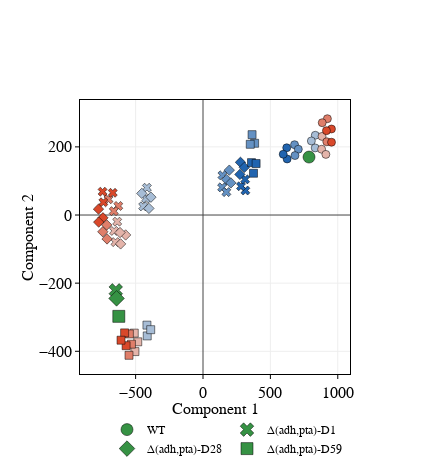
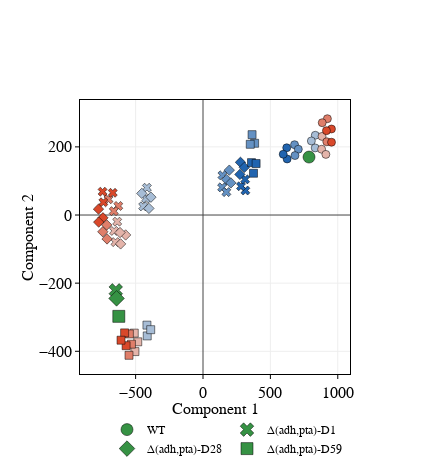

The notebook cell these images were saved under, in order:
### Code cell
features = [ 'acetate', 
             'formate',
             'lactate',
             'pyruvate',
             'succinate','glucose',
            'biomass_yield',
            'growth_rate']
tsne_plot(features, 10, 300)

### Figure 1 — Plotly figure (JSON) as saved in the notebook; plotly's stock layout.template omitted (floating-point values rounded to 4 significant figures)
{"data": [{"marker": {"color": "rgb(54, 146, 68)", "line": {"color": "black", "width": 0.5}, "size": 12, "symbol": "circle"}, "mode": "markers", "name": "WT", "type": "scatter", "x": [786.7], "y": [170.1]}, {"marker": {"color": "rgb(33.0, 100.0, 175.0)", "line": {"color": "black", "width": 0.5}, "size": 8, "symbol": "circle"}, "mode": "markers", "showlegend": false, "type": "scatter", "x": [624.2, 621.2, 595.2], "y": [164.5, 197.4, 178.4]}, {"marker": {"color": "rgb(100.0, 144.66666666666666, 194.66666666666666)", "line": {"color": "black", "width": 0.5}, "size": 8, "symbol": "circle"}, "mode": "markers", "showlegend": false, "type": "scatter", "x": [679.3, 707.2, 682.4], "y": [206.4, 193.1, 174.5]}, {"marker": {"color": "rgb(167.0, 189.33333333333331, 214.33333333333334)", "line": {"color": "black", "width": 0.5}, "size": 8, "symbol": "circle"}, "mode": "markers", "showlegend": false, "type": "scatter", "x": [833.0, 832.4, 803.9], "y": [234.1, 196.9, 217.4]}, {"marker": {"color": "rgb(228.33333333333334, 180.0, 170.0)", "line": {"color": "black", "width": 0.5}, "size": 8, "symbol": "circle"}, "mode": "markers", "showlegend": false, "type": "scatter", "x": [880.0, 911.8, 883.1], "y": [193.1, 178.0, 230.7]}, {"marker": {"color": "rgb(222.66666666666666, 126.0, 106.0)", "line": {"color": "black", "width": 0.5}, "size": 8, "symbol": "circle"}, "mode": "markers", "showlegend": false, "type": "scatter", "x": [922.9, 884.5, 918.3], "y": [282.7, 271.0, 215.1]}, {"marker": {"color": "rgb(217.0, 72.0, 42.0)", "line": {"color": "black", "width": 0.5}, "size": 8, "symbol": "circle"}, "mode": "markers", "showlegend": false, "type": "scatter", "x": [953.4, 953.1, 916.0], "y": [213.7, 252.5, 247.6]}, {"marker": {"color": "rgb(54, 146, 68)", "line": {"color": "black", "width": 0.5}, "size": 12, "symbol": "x"}, "mode": "markers", "name": "Δ(adh,pta)-D1", "type": "scatter", "x": [-647.3], "y": [-221.1]}, {"marker": {"color": "rgb(33.0, 100.0, 175.0)", "line": {"color": "black", "width": 0.5}, "size": 8, "symbol": "x"}, "mode": "markers", "showlegend": false, "type": "scatter", "x": [314.4, 281.8, 312.4], "y": [71.92, 84.46, 104.6]}, {"marker": {"color": "rgb(100.0, 144.66666666666666, 194.66666666666666)", "line": {"color": "black", "width": 0.5}, "size": 8, "symbol": "x"}, "mode": "markers", "showlegend": false, "type": "scatter", "x": [143.9, 141.8, 173.4], "y": [116.6, 81.14, 67.26]}, {"marker": {"color": "rgb(167.0, 189.33333333333331, 214.33333333333334)", "line": {"color": "black", "width": 0.5}, "size": 8, "symbol": "x"}, "mode": "markers", "showlegend": false, "type": "scatter", "x": [-422.2, -444.0, -416.3], "y": [48.57, 25.32, 80.06]}, {"marker": {"color": "rgb(228.33333333333334, 180.0, 170.0)", "line": {"color": "black", "width": 0.5}, "size": 8, "symbol": "x"}, "mode": "markers", "showlegend": false, "type": "scatter", "x": [-659.7, -649.5, -636.4], "y": [-46.72, -79.51, -19.52]}, {"marker": {"color": "rgb(222.66666666666666, 126.0, 106.0)", "line": {"color": "black", "width": 0.5}, "size": 8, "symbol": "x"}, "mode": "markers", "showlegend": false, "type": "scatter", "x": [-628.4, -662.1, -701.0], "y": [26.63, 11.39, 46.15]}, {"marker": {"color": "rgb(217.0, 72.0, 42.0)", "line": {"color": "black", "width": 0.5}, "size": 8, "symbol": "x"}, "mode": "markers", "showlegend": false, "type": "scatter", "x": [-669.4, -739.6, -745.1], "y": [65.19, 37.47, 68.5]}, {"marker": {"color": "rgb(54, 146, 68)", "line": {"color": "black", "width": 0.5}, "size": 12, "symbol": "diamond"}, "mode": "markers", "name": "Δ(adh,pta)-D28", "type": "scatter", "x": [-641.2], "y": [-244.7]}, {"marker": {"color": "rgb(33.0, 100.0, 175.0)", "line": {"color": "black", "width": 0.5}, "size": 8, "symbol": "diamond"}, "mode": "markers", "showlegend": false, "type": "scatter", "x": [273.7, 277.9, 306.6], "y": [119.2, 154.7, 139.8]}, {"marker": {"color": "rgb(100.0, 144.66666666666666, 194.66666666666666)", "line": {"color": "black", "width": 0.5}, "size": 8, "symbol": "diamond"}, "mode": "markers", "showlegend": false, "type": "scatter", "x": [195.2, 175.2, 206.9], "y": [131.7, 104.0, 94.26]}, {"marker": {"color": "rgb(167.0, 189.33333333333331, 214.33333333333334)", "line": {"color": "black", "width": 0.5}, "size": 8, "symbol": "diamond"}, "mode": "markers", "showlegend": false, "type": "scatter", "x": [-386.4, -401.3, -453.9], "y": [52.36, 19.44, 63.5]}, {"marker": {"color": "rgb(228.33333333333334, 180.0, 170.0)", "line": {"color": "black", "width": 0.5}, "size": 8, "symbol": "diamond"}, "mode": "markers", "showlegend": false, "type": "scatter", "x": [-574.0, -615.6, -611.2], "y": [-58.52, -51.47, -84.78]}, {"marker": {"color": "rgb(222.66666666666666, 126.0, 106.0)", "line": {"color": "black", "width": 0.5}, "size": 8, "symbol": "diamond"}, "mode": "markers", "showlegend": false, "type": "scatter", "x": [-711.9, -743.2, -714.4], "y": [-70.25, -49.17, -29.1]}, {"marker": {"color": "rgb(217.0, 72.0, 42.0)", "line": {"color": "black", "width": 0.5}, "size": 8, "symbol": "diamond"}, "mode": "markers", "showlegend": false, "type": "scatter", "x": [-775.3, -742.4, -773.9], "y": [17.26, -8.225, -20.84]}, {"marker": {"color": "rgb(54, 146, 68)", "line": {"color": "black", "width": 0.5}, "size": 12, "symbol": "square"}, "mode": "markers", "name": "Δ(adh,pta)-D59", "type": "scatter", "x": [-624.7], "y": [-297.4]}, {"marker": {"color": "rgb(33.0, 100.0, 175.0)", "line": {"color": "black", "width": 0.5}, "size": 8, "symbol": "square"}, "mode": "markers", "showlegend": false, "type": "scatter", "x": [359.7, 394.1, 374.8], "y": [153.8, 151.1, 122.6]}, {"marker": {"color": "rgb(100.0, 144.66666666666666, 194.66666666666666)", "line": {"color": "black", "width": 0.5}, "size": 8, "symbol": "square"}, "mode": "markers", "showlegend": false, "type": "scatter", "x": [382.9, 350.6, 364.1], "y": [210.6, 207.6, 235.9]}, {"marker": {"color": "rgb(167.0, 189.33333333333331, 214.33333333333334)", "line": {"color": "black", "width": 0.5}, "size": 8, "symbol": "square"}, "mode": "markers", "showlegend": false, "type": "scatter", "x": [-413.8, -415.8, -387.9], "y": [-354.9, -323.2, -336.6]}, {"marker": {"color": "rgb(228.33333333333334, 180.0, 170.0)", "line": {"color": "black", "width": 0.5}, "size": 8, "symbol": "square"}, "mode": "markers", "showlegend": false, "type": "scatter", "x": [-505.0, -484.0, -510.0], "y": [-400.9, -372.2, -346.7]}, {"marker": {"color": "rgb(222.66666666666666, 126.0, 106.0)", "line": {"color": "black", "width": 0.5}, "size": 8, "symbol": "square"}, "mode": "markers", "showlegend": false, "type": "scatter", "x": [-531.0, -549.0, -546.3], "y": [-379.1, -411.8, -349.1]}, {"marker": {"color": "rgb(217.0, 72.0, 42.0)", "line": {"color": "black", "width": 0.5}, "size": 8, "symbol": "square"}, "mode": "markers", "showlegend": false, "type": "scatter", "x": [-570.4, -581.5, -608.2], "y": [-383.6, -346.0, -367.5]}], "layout": {"height": 475, "legend": {"font": {"color": "black", "family": "Myriad Pro", "size": 12}, "orientation": "h", "x": 0.1, "y": -0.15}, "width": 430, "xaxis": {"linecolor": "black", "linewidth": 1, "mirror": true, "nticks": 8, "showgrid": true, "showline": true, "side": "bottom", "tickangle": 0, "tickcolor": "black", "tickfont": {"color": "black", "family": "Myriad Pro", "size": 16}, "ticklen": 4, "ticks": "outside", "title": {"font": {"color": "black", "family": "Myriad Pro", "size": 16}, "standoff": 0.5, "text": "Component 1"}, "zeroline": true}, "yaxis": {"anchor": "x", "linecolor": "black", "linewidth": 1, "mirror": true, "showgrid": true, "showline": true, "side": "left", "tickangle": 0, "tickcolor": "black", "tickfont": {"color": "black", "family": "Myriad Pro", "size": 16}, "ticklen": 4, "ticks": "outside", "title": {"font": {"color": "black", "family": "Myriad Pro", "size": 16}, "text": "Component 2"}, "zeroline": true}}}

### Figure 2 — Plotly figure (JSON) as saved in the notebook; plotly's stock layout.template omitted (floating-point values rounded to 4 significant figures)
{"data": [{"marker": {"color": "rgb(54, 146, 68)", "line": {"color": "black", "width": 0.5}, "size": 12, "symbol": "circle"}, "mode": "markers", "name": "WT", "type": "scatter", "x": [786.7], "y": [170.1]}, {"marker": {"color": "rgb(33.0, 100.0, 175.0)", "line": {"color": "black", "width": 0.5}, "size": 8, "symbol": "circle"}, "mode": "markers", "showlegend": false, "type": "scatter", "x": [624.2, 621.2, 595.2], "y": [164.5, 197.4, 178.4]}, {"marker": {"color": "rgb(100.0, 144.66666666666666, 194.66666666666666)", "line": {"color": "black", "width": 0.5}, "size": 8, "symbol": "circle"}, "mode": "markers", "showlegend": false, "type": "scatter", "x": [679.3, 707.2, 682.4], "y": [206.4, 193.1, 174.5]}, {"marker": {"color": "rgb(167.0, 189.33333333333331, 214.33333333333334)", "line": {"color": "black", "width": 0.5}, "size": 8, "symbol": "circle"}, "mode": "markers", "showlegend": false, "type": "scatter", "x": [833.0, 832.4, 803.9], "y": [234.1, 196.9, 217.4]}, {"marker": {"color": "rgb(228.33333333333334, 180.0, 170.0)", "line": {"color": "black", "width": 0.5}, "size": 8, "symbol": "circle"}, "mode": "markers", "showlegend": false, "type": "scatter", "x": [880.0, 911.8, 883.1], "y": [193.1, 178.0, 230.7]}, {"marker": {"color": "rgb(222.66666666666666, 126.0, 106.0)", "line": {"color": "black", "width": 0.5}, "size": 8, "symbol": "circle"}, "mode": "markers", "showlegend": false, "type": "scatter", "x": [922.9, 884.5, 918.3], "y": [282.7, 271.0, 215.1]}, {"marker": {"color": "rgb(217.0, 72.0, 42.0)", "line": {"color": "black", "width": 0.5}, "size": 8, "symbol": "circle"}, "mode": "markers", "showlegend": false, "type": "scatter", "x": [953.4, 953.1, 916.0], "y": [213.7, 252.5, 247.6]}, {"marker": {"color": "rgb(54, 146, 68)", "line": {"color": "black", "width": 0.5}, "size": 12, "symbol": "x"}, "mode": "markers", "name": "Δ(adh,pta)-D1", "type": "scatter", "x": [-647.3], "y": [-221.1]}, {"marker": {"color": "rgb(33.0, 100.0, 175.0)", "line": {"color": "black", "width": 0.5}, "size": 8, "symbol": "x"}, "mode": "markers", "showlegend": false, "type": "scatter", "x": [314.4, 281.8, 312.4], "y": [71.92, 84.46, 104.6]}, {"marker": {"color": "rgb(100.0, 144.66666666666666, 194.66666666666666)", "line": {"color": "black", "width": 0.5}, "size": 8, "symbol": "x"}, "mode": "markers", "showlegend": false, "type": "scatter", "x": [143.9, 141.8, 173.4], "y": [116.6, 81.14, 67.26]}, {"marker": {"color": "rgb(167.0, 189.33333333333331, 214.33333333333334)", "line": {"color": "black", "width": 0.5}, "size": 8, "symbol": "x"}, "mode": "markers", "showlegend": false, "type": "scatter", "x": [-422.2, -444.0, -416.3], "y": [48.57, 25.32, 80.06]}, {"marker": {"color": "rgb(228.33333333333334, 180.0, 170.0)", "line": {"color": "black", "width": 0.5}, "size": 8, "symbol": "x"}, "mode": "markers", "showlegend": false, "type": "scatter", "x": [-659.7, -649.5, -636.4], "y": [-46.72, -79.51, -19.52]}, {"marker": {"color": "rgb(222.66666666666666, 126.0, 106.0)", "line": {"color": "black", "width": 0.5}, "size": 8, "symbol": "x"}, "mode": "markers", "showlegend": false, "type": "scatter", "x": [-628.4, -662.1, -701.0], "y": [26.63, 11.39, 46.15]}, {"marker": {"color": "rgb(217.0, 72.0, 42.0)", "line": {"color": "black", "width": 0.5}, "size": 8, "symbol": "x"}, "mode": "markers", "showlegend": false, "type": "scatter", "x": [-669.4, -739.6, -745.1], "y": [65.19, 37.47, 68.5]}, {"marker": {"color": "rgb(54, 146, 68)", "line": {"color": "black", "width": 0.5}, "size": 12, "symbol": "diamond"}, "mode": "markers", "name": "Δ(adh,pta)-D28", "type": "scatter", "x": [-641.2], "y": [-244.7]}, {"marker": {"color": "rgb(33.0, 100.0, 175.0)", "line": {"color": "black", "width": 0.5}, "size": 8, "symbol": "diamond"}, "mode": "markers", "showlegend": false, "type": "scatter", "x": [273.7, 277.9, 306.6], "y": [119.2, 154.7, 139.8]}, {"marker": {"color": "rgb(100.0, 144.66666666666666, 194.66666666666666)", "line": {"color": "black", "width": 0.5}, "size": 8, "symbol": "diamond"}, "mode": "markers", "showlegend": false, "type": "scatter", "x": [195.2, 175.2, 206.9], "y": [131.7, 104.0, 94.26]}, {"marker": {"color": "rgb(167.0, 189.33333333333331, 214.33333333333334)", "line": {"color": "black", "width": 0.5}, "size": 8, "symbol": "diamond"}, "mode": "markers", "showlegend": false, "type": "scatter", "x": [-386.4, -401.3, -453.9], "y": [52.36, 19.44, 63.5]}, {"marker": {"color": "rgb(228.33333333333334, 180.0, 170.0)", "line": {"color": "black", "width": 0.5}, "size": 8, "symbol": "diamond"}, "mode": "markers", "showlegend": false, "type": "scatter", "x": [-574.0, -615.6, -611.2], "y": [-58.52, -51.47, -84.78]}, {"marker": {"color": "rgb(222.66666666666666, 126.0, 106.0)", "line": {"color": "black", "width": 0.5}, "size": 8, "symbol": "diamond"}, "mode": "markers", "showlegend": false, "type": "scatter", "x": [-711.9, -743.2, -714.4], "y": [-70.25, -49.17, -29.1]}, {"marker": {"color": "rgb(217.0, 72.0, 42.0)", "line": {"color": "black", "width": 0.5}, "size": 8, "symbol": "diamond"}, "mode": "markers", "showlegend": false, "type": "scatter", "x": [-775.3, -742.4, -773.9], "y": [17.26, -8.225, -20.84]}, {"marker": {"color": "rgb(54, 146, 68)", "line": {"color": "black", "width": 0.5}, "size": 12, "symbol": "square"}, "mode": "markers", "name": "Δ(adh,pta)-D59", "type": "scatter", "x": [-624.7], "y": [-297.4]}, {"marker": {"color": "rgb(33.0, 100.0, 175.0)", "line": {"color": "black", "width": 0.5}, "size": 8, "symbol": "square"}, "mode": "markers", "showlegend": false, "type": "scatter", "x": [359.7, 394.1, 374.8], "y": [153.8, 151.1, 122.6]}, {"marker": {"color": "rgb(100.0, 144.66666666666666, 194.66666666666666)", "line": {"color": "black", "width": 0.5}, "size": 8, "symbol": "square"}, "mode": "markers", "showlegend": false, "type": "scatter", "x": [382.9, 350.6, 364.1], "y": [210.6, 207.6, 235.9]}, {"marker": {"color": "rgb(167.0, 189.33333333333331, 214.33333333333334)", "line": {"color": "black", "width": 0.5}, "size": 8, "symbol": "square"}, "mode": "markers", "showlegend": false, "type": "scatter", "x": [-413.8, -415.8, -387.9], "y": [-354.9, -323.2, -336.6]}, {"marker": {"color": "rgb(228.33333333333334, 180.0, 170.0)", "line": {"color": "black", "width": 0.5}, "size": 8, "symbol": "square"}, "mode": "markers", "showlegend": false, "type": "scatter", "x": [-505.0, -484.0, -510.0], "y": [-400.9, -372.2, -346.7]}, {"marker": {"color": "rgb(222.66666666666666, 126.0, 106.0)", "line": {"color": "black", "width": 0.5}, "size": 8, "symbol": "square"}, "mode": "markers", "showlegend": false, "type": "scatter", "x": [-531.0, -549.0, -546.3], "y": [-379.1, -411.8, -349.1]}, {"marker": {"color": "rgb(217.0, 72.0, 42.0)", "line": {"color": "black", "width": 0.5}, "size": 8, "symbol": "square"}, "mode": "markers", "showlegend": false, "type": "scatter", "x": [-570.4, -581.5, -608.2], "y": [-383.6, -346.0, -367.5]}], "layout": {"height": 475, "legend": {"font": {"color": "black", "family": "Myriad Pro", "size": 12}, "orientation": "h", "x": 0.1, "y": -0.15}, "width": 430, "xaxis": {"linecolor": "black", "linewidth": 1, "mirror": true, "nticks": 8, "showgrid": true, "showline": true, "side": "bottom", "tickangle": 0, "tickcolor": "black", "tickfont": {"color": "black", "family": "Myriad Pro", "size": 16}, "ticklen": 4, "ticks": "outside", "title": {"font": {"color": "black", "family": "Myriad Pro", "size": 16}, "standoff": 0.5, "text": "Component 1"}, "zeroline": true}, "yaxis": {"anchor": "x", "linecolor": "black", "linewidth": 1, "mirror": true, "showgrid": true, "showline": true, "side": "left", "tickangle": 0, "tickcolor": "black", "tickfont": {"color": "black", "family": "Myriad Pro", "size": 16}, "ticklen": 4, "ticks": "outside", "title": {"font": {"color": "black", "family": "Myriad Pro", "size": 16}, "text": "Component 2"}, "zeroline": true}}}
